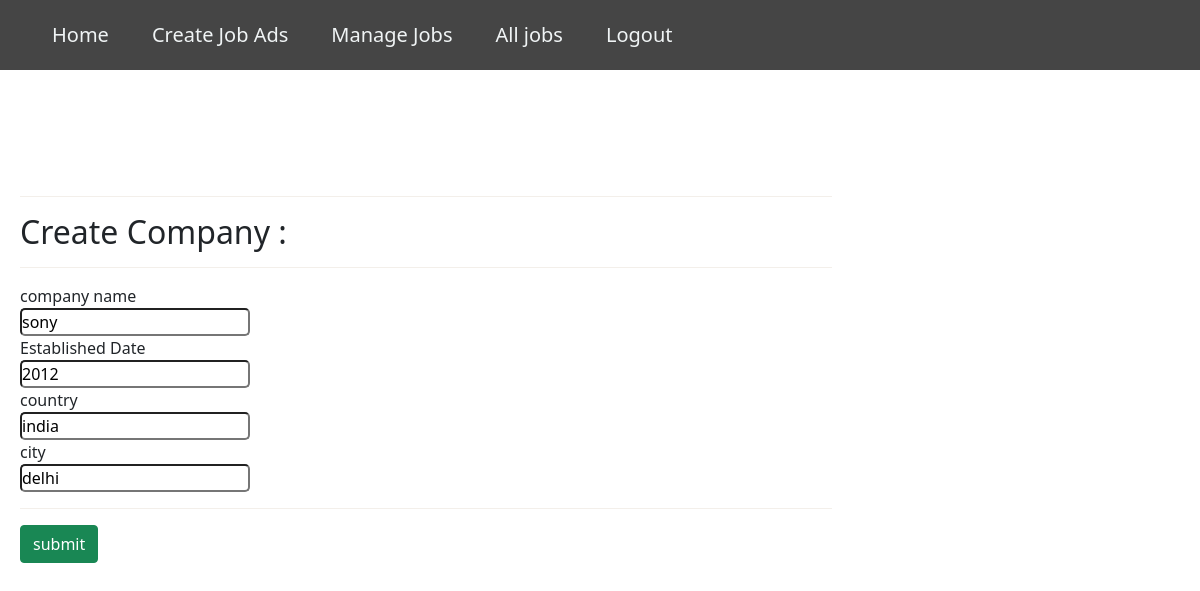
The page /company/ (signed in) on the database its author committed.
### pages/models.py (models this page shows, shortened)
class Company(models.Model):
    user=models.OneToOneField(User,on_delete=models.CASCADE)
    name=models.CharField(max_length=100,null=True,blank=True)
    date=models.PositiveIntegerField(null=True,blank=True)
    city=models.CharField(max_length=100,null=True,blank=True)
    country=models.CharField(max_length=100,null=True,blank=True)

### pages/views.py (the view)
# urls.py: path('company/', views.company, name='company'),
def company(request):
 if request.user.is_recruiter:
   company=Company.objects.get(user=request.user)
   if request.method == "POST":
       form=CompanyForm(request.POST,instance=company)
       if form.is_valid():
         v= form.save(commit=False)
         user =User.objects.get(id=request.user.id)
         user.has_company =True
         v.save()
         user.save()
         messages.info(request,'Your company is now active,you can creating job')
         return redirect('dashboard')
       else:
           messages.warning(request,'somthing went wrong')
   else:
    form=CompanyForm(instance=company)
    return render(request,'company.html',{'form':form})
 else:
  return redirect('dashboard')

### pages/form.py
class CompanyForm(forms.ModelForm):
  class Meta:
    model =Company
    exclude=['user',]

### templates/company.html (shortened to what this page needs)
{% extends 'base.html' %}
{% load static %}
{% block content %}
<!DOCTYPE html>
<html lang="en">
<head>
  <link href="{% static 'css/style.css' %}" type="text/css" rel="stylesheet">
</head>
<body>
  <form method="POST" action="">
  <div id="shipping-info" style="margin-top:90px ;padding: 20px;">
    <hr>
    <h2>Create Company :</h2>
    <hr>
    <div class="form-field">
      <label style="display: block;">company name</label>
      {{form.name}}
    </div>
    <div class="form-field">
      <label style="display: block;">Established Date</label>
          {{form.date}}
    </div> <div class="form-field">
  <label style="display: block;">country</label>
    {{form.country}}
    </div>
    <div class="form-field">
      <label style="display: block;">city</label>
      {{form.city}}
    </div>
  <hr>
  <button id="form-button" class="btn btn-success btn-block" type="submit" value="submit">submit</button>
  </form>
</body>
</html>
{% endblock content %}

### project/static/css/style.css (style rules this page uses)
* { margin: 0; padding:0; }
body { width: 100%; }
html { scroll-behavior: smooth; }
hr { height: 3px; width: 70%; background-image: linear-gradient(#b59568,#ebf1f6); }
.form-field input { width: 230px; border-radius: 5px; }

### rows shown on the page
Company: name "sony", date "2012", country "india", city "delhi"
